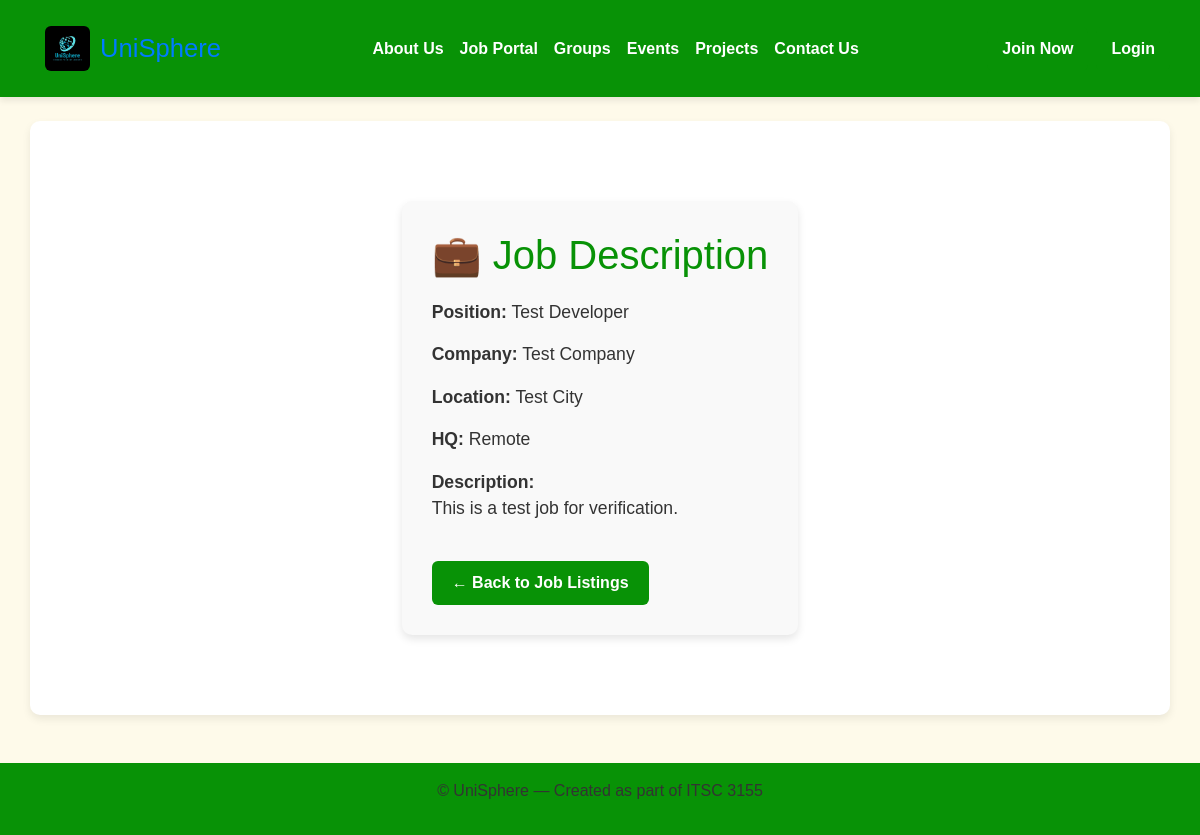
Page /jobs/1/ on the committed database.
### base/models.py (models this page shows, shortened)
class Job(models.Model):
    jobtitle = models.CharField(max_length=100)
    compname = models.CharField(max_length=100)
    location = models.CharField(max_length=100)
    compdesc = models.TextField()
    complocation = models.CharField(max_length=100)

### base/views.py (the view)
# urls.py: path('jobs/<int:job_id>/', views.job_detail, name='job_detail'),
def job_detail(request, job_id):
    job = get_object_or_404(Job, id=job_id)
    return render(request, 'base/job_detail.html', {'job': job})

### base/templates/base/job_detail.html
{% extends 'base/layout.html' %}
{% block content %}
<section class="job-details-section" style="max-width: 800px; margin: 50px auto; padding: 30px; background: #f9f9f9; border-radius: 10px; box-shadow: 0 4px 8px rgba(0,0,0,0.1);">
    <h1 style="font-size: 2.5rem; margin-bottom: 20px;">💼 Job Description</h1>
    <div class="job-info-box" style="font-size: 1.1rem;">
        <p><strong>Position:</strong> {{ job.jobtitle }}</p>
        <p><strong>Company:</strong> {{ job.compname }}</p>
        <p><strong>Location:</strong> {{ job.location }}</p>
        <p><strong>HQ:</strong> {{ job.complocation }}</p>
        <p><strong>Description:</strong><br>{{ job.compdesc }}</p>
    </div>
    <a href="{% url 'job_search' %}" class="btn btn-secondary mt-4" style="margin-top: 20px; display: inline-block;">← Back to Job Listings</a>
</section>
{% endblock %}

### base/static/images/styles/main.css (style rules this page uses)
body { font-family: 'Arial', sans-serif; background-color: #fef7de9d; color: #000; margin: 0; padding: 0; }
h1, h2, h3, h5 { color: #089206; }
p, label { color: #333; }
button, .btn { background-color: #089206; color: #fff; font-weight: bold; border: none; border-radius: 6px; padding: 10px 20px; transition: background-color 0.3s ease; cursor: pointer; }

### rows in the picture
Job: jobtitle "Test Developer", compname "Test Company", location "Test City", complocation "Remote", compdesc "This is a test job for verification."
